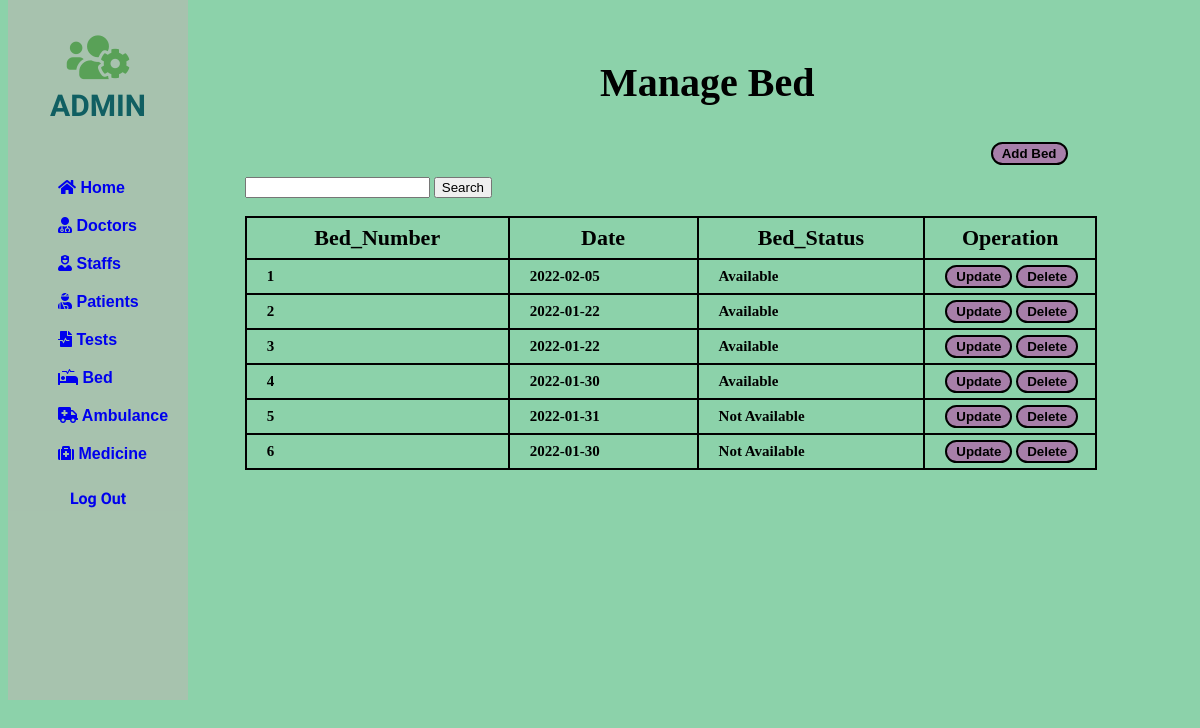
/php/bed/search.php, run on the app's committed database.
### tables this page shows
CREATE TABLE IF NOT EXISTS `bed` (
  `Bed_Num` int(11) NOT NULL,
  `Date` date NOT NULL,
  `Bed_Status` enum('Available','Not Available') NOT NULL,
  `P_ID` int(11) DEFAULT NULL,
  PRIMARY KEY (`Bed_Num`),
  UNIQUE KEY `Bed_Num` (`Bed_Num`)
);

### php/bed/search.php (the view, shortened to what this page needs)
<!DOCTYPE html>
<html lang="en">
<head>
    <link rel="stylesheet" href="https://use.fontawesome.com/releases/v5.15.4/css/all.css">
</head>
<body>
    <div class="slidebar">
        <header>
            <span>
                <i class="fas fa-users-cog"></i><br>
            </span>
            ADMIN
        </header>
        <ul>
            <li>
                <a href="/php/home.php"><i class="fas fa-home"></i> Home</a>
            </li>
            <li>
                <a href="/php/Doctor/doctor.php"><i class="fas fa-user-md"></i> Doctors</a>
            </li>
            <li>
                <a href="/php/staff/staff.php"><i class="fas fa-user-nurse"></i> Staffs</a>
            </li>
            <li>
                <a href="/php/patient/patient.php"><i class="fas fa-user-injured"></i> Patients</a>
            </li>
            <li>
                <a href="/php/test/test.php"><i class="fas fa-file-medical-alt"></i> Tests</a>
            </li>
            <li>
                <a href="/php/bed/bed.php"><i class="fas fa-procedures"></i> Bed</a>
            </li>
            <li>
                <a href="/php/Ambulence/ambulence.php"><i class="fas fa-ambulance"></i> Ambulance</a>
            </li>
            <li>
                <a href="/php/medicine/medicine.php"><i class="fas fa-medkit"></i> Medicine</a>
            </li>
        </ul>
        <div>
            <a style="text-decoration: none;" href="/php/index.php">
                <div class="logout">
                    Log Out
                </div>
            </a>
        </div>
    </div>
    <div class="container">
        <div class="row">
            <div style="margin-left: 50%; margin-top: 5%;">
                <h2>Manage <b>Bed</b></h2>
            </div>
            <div style="margin-left: 83%; margin-top: 3%;">
                <button><a href="/php/bed/add-bed.php">Add Bed</a></button>
            </div>
        </div>
    </div>
    <div class="card-body">
        <div style="margin-left: 20%; margin-top: 1%;">
         <form method="post" action="search.php">
                <input type="text" name="search" required />
                <input type="submit" value="Search" />
            </form>
            <br>
            <table id="dataTable" width="90%" cellspacing="10">
                <thead>
                    <tr>
                        <th>Bed_Number</th>
                        <th>Date</th>
                        <th>Bed_Status</th>
                        <th> Operation </th>
                    </tr>
                </thead>
                <tbody>
                    <?php
                    $search = $_POST['search'];
                    include 'db_conn.php';
                    $sql = "select * from bed where Bed_Num like '%$search%' OR Date like '%$search%' OR Bed_Status like '%$search%'";
                    $query = mysqli_query($conn, $sql);
                    while ($Patient_data = mysqli_fetch_array($query)) {
                    ?>
                        <tr>
                            <td><b><?php echo $Patient_data['Bed_Num'];  ?></b></td>
                            <td><?php echo $Patient_data['Date'];  ?></td>
                            <td><?php echo $Patient_data['Bed_Status'];  ?></td>
                            <td style="width: 140px;">
                                <button> <a href="/php/bed/add-bed.php?ID=<?php echo $Patient_data['Bed_Num'];  ?>" class="btn btn-success"><b>Update</b></a></button>
                                <button><a href="/php/bed/Delete.php?Bed_Num=<?php echo $Patient_data['Bed_Num']; ?>" class="btn btn-danger"><b>Delete</b></a></button>
                            </td>
                        </tr>
                    <?php
                    }
                    ?>
                </tbody>
            </table>
        </div>
    </div>
</body>
</html>

### php/bed/search.php (style rules this page uses)
body { background: rgba(96, 193, 138, 0.722); }
.slidebar { border: 20px; width: 15%; height: 700px; position: fixed; top: 0px; background-color: rgba(195, 179, 179, 0.493); }
.slidebar header { padding: 30px 10px; text-align: center; font-family: 'Mochiy Pop P One', sans-serif; font-size: 30px; font-weight: bolder; color: rgb(16, 95, 98); }
.slidebar header span { font-size: 50px; color: rgb(89, 161, 87); }
.slidebar ul li { list-style: none; padding: 10px; font-family: 'Lucida Sans', 'Lucida Sans Regular', 'Lucida Grande', 'Lucida Sans Unicode', Geneva, Verdana, sans-serif; font-weight: bolder; }
.slidebar ul li a { text-decoration: none; }
table, th, td { border: 1px solid black; border-collapse: collapse; }
h2 { font-size: 40px; }
table { border: 2px solid black; }
th { padding: 7px; border: 2px solid black; font-size: 22px; }
td { border: 2px solid black; padding: 5px 10px 5px 20px; font-size: 15px; font-weight: bolder; }
button { border: solid 2px black; border-radius: 15px; padding: 2px 6px; background-color: rgb(167, 127, 169); }
button a { text-decoration: none; color: black; font-weight: bolder; padding: 2px 3px; }
.logout { text-align: center; margin-top: 10px; font-family: 'Mochiy Pop P One', sans-serif; font-weight: bolder; }

### data on the page
bed: Bed_Num "1", Date "2022-02-05", Bed_Status "Available"
bed: Bed_Num "2", Date "2022-01-22", Bed_Status "Available"
bed: Bed_Num "3", Date "2022-01-22", Bed_Status "Available"
bed: Bed_Num "4", Date "2022-01-30", Bed_Status "Available"
bed: Bed_Num "5", Date "2022-01-31", Bed_Status "Not Available"
bed: Bed_Num "6", Date "2022-01-30", Bed_Status "Not Available"
